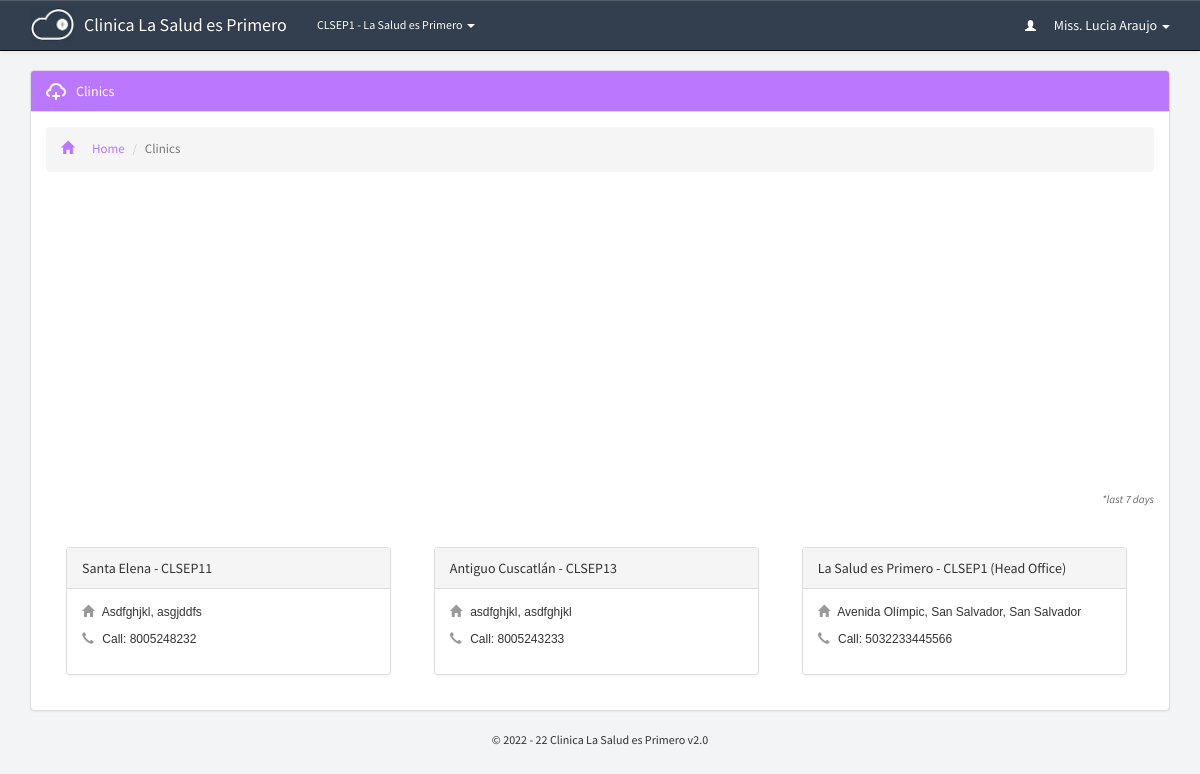
/clinics/index.php (signed in), run on the app's committed database.
### tables this page shows
CREATE TABLE `p_branches_dir` (
  `id` bigint(20) NOT NULL,
  `guardian` varchar(250) NOT NULL,
  `name` varchar(250) NOT NULL,
  `address` varchar(250) NOT NULL,
  `location` varchar(250) NOT NULL,
  `contact` varchar(250) NOT NULL,
  `type` varchar(250) NOT NULL,
  `last_update` datetime NOT NULL
);

CREATE TABLE `p_global_permissions` (
  `id` varchar(250) NOT NULL DEFAULT '',
  `portal_name` varchar(250) NOT NULL,
  `version` varchar(250) NOT NULL,
  `guardian_short_name` varchar(250) NOT NULL,
  `guardian_name` varchar(250) NOT NULL,
  `register_patient` varchar(20) NOT NULL,
  `prescribe_patient` varchar(20) NOT NULL,
  `patients_directory` varchar(20) NOT NULL,
  `pending_prescriptions` varchar(20) NOT NULL,
  `add_staff` varchar(20) NOT NULL,
  `staff_directory` varchar(20) NOT NULL,
  `my_porfile` varchar(20) NOT NULL,
  `staff_profile` varchar(20) NOT NULL,
  `add_branch` varchar(20) NOT NULL,
  `branches_directory` varchar(20) NOT NULL,
  `global_settings` varchar(20) NOT NULL,
  `introduce_medicine` varchar(20) NOT NULL,
  `update_stock` varchar(20) NOT NULL,
  `consumed_stock_local` varchar(20) NOT NULL,
  `consumed_stock_global` varchar(20) NOT NULL,
  `opening_time` varchar(250) NOT NULL,
  `closing_time` varchar(250) NOT NULL,
  `during_close_time` varchar(20) NOT NULL,
  `theme` varchar(250) NOT NULL,
  `timezone` varchar(250) NOT NULL,
  `charge_mode_a` varchar(250) NOT NULL,
  `charge_mode_b` varchar(250) NOT NULL,
  `charge_mode_c` varchar(250) NOT NULL,
  `charge_mode_d` varchar(250) NOT NULL,
  `access_level_6` varchar(250) NOT NULL,
  `access_level_5` varchar(250) NOT NULL,
  `access_level_4` varchar(250) NOT NULL,
  `access_level_3` varchar(250) NOT NULL,
  `access_level_2` varchar(250) NOT NULL,
  `access_level_1` varchar(250) NOT NULL,
  `mobile_number` varchar(250) NOT NULL,
  `address` varchar(250) NOT NULL,
  `sign_level` varchar(250) NOT NULL,
  `medicine_directory` varchar(250) NOT NULL,
  `medicine_profile` varchar(250) NOT NULL,
  `patient_contact` varchar(250) NOT NULL,
  `patient_address` varchar(250) NOT NULL,
  `patient_email` varchar(250) NOT NULL,
  `edit_patient` varchar(250) NOT NULL,
  `manage_patients` varchar(250) NOT NULL,
  `auto_refresh` varchar(250) NOT NULL,
  `currency` varchar(250) NOT NULL,
  `charge_mode_a_value` int(20) NOT NULL,
  `charge_mode_b_value` int(20) NOT NULL,
  `charge_mode_c_value` int(20) NOT NULL,
  `charge_mode_d_value` int(20) NOT NULL,
  `updated_by` varchar(255) NOT NULL,
  `last_update` datetime NOT NULL,
  `recent_hours` varchar(250) NOT NULL
);

### includes/libraries.php (called while the page is built, shortened)
<?php
	include "staff.php";
	include "medicine.php";
	include "branches.php";
function sns_header($title){
	require_once "../theme/htmlhead.php";
	require_once "../theme/header.php";
}
function sns_footer(){
	require_once "../theme/footer.php";
}
function show_recent_hours(){
	if(get_global('recent_hours') > 48):
		$total_hours = get_global('recent_hours');
		$total_hours = 3600 * $total_hours;
		$dtF = new \DateTime('@0');
		$dtT = new \DateTime("@$total_hours");
		return $dtF->diff($dtT)->format('%a days');
	else:
		return get_global('recent_hours').' hours';
	endif;
}
?>

### pre-includes/regular-functions.php (called while the page is built, shortened)
<?php
	$global_permission=mysqli_fetch_object(mysqli_query($con,"select * from p_global_permissions where id='1'"));
function get_global($query){
	global $con;
	$get_global=mysqli_fetch_object(mysqli_query($con,"select $query from p_global_permissions where id='1' "));
	return $get_global->$query;
}
function if_logged_in(){
	if(empty($_SESSION['id'])) {
		return false;
	}else if(empty($_SESSION['branch'])){
		return false;
	}else if(empty($_SESSION['session_id'])){
		return false;
	}else if(empty($_SESSION['access_level'])){
		return false;
	}else if(empty($_SESSION['unique_code'])){
		return false;
	}else {
		return true;
	}
}

### includes/staff.php (called while the page is built, shortened)
<?php
function staff_info($query,$id = NULL){
	global $con;
	if(!isset($id)){
		$id = $_SESSION['id'];
	}
	$call=mysqli_fetch_object(mysqli_query($con, "select * from p_staff_dir where id='$id'"));
	return $call->$query;
}
?>

### includes/branches.php (called while the page is built, shortened)
<?php
function branch_name($code){
	global $con;
	$call=mysqli_fetch_object(mysqli_query($con, "select * from p_branches_dir where id='$code'"));
	return $call->name;
}
?>

### pre-includes/all.php (called while the page is built, shortened)
<?php
include "db.php";
require_once "regular-functions.php";
?>

### includes/initiate.php (called while the page is built)
<?php
	require_once "../pre-includes/all.php";
	require_once "libraries.php";
?>

### clinics/index.php (the view, shortened to what this page needs)
<?php
	require_once "../includes/initiate.php";
	sns_header('Clinics');
?>
<div id="branch-directory" class="container page">
<div class="panel panel-default">
<div class="panel-heading theme-branches"><span class="inlineicon network-mini">Clinics</span></div>
<div class="panel-body">
<ol class="breadcrumb link-branches">
  <li><a href="../dashboard"><i class="glyphicon glyphicon-home"></i>Home</a></li>
  <li class="active">Clinics</li>
</ol>
    <div id="chart_div" style="width: 100%; height: 300px;" class="center-chart"></div>
    <div class="chart-note">*last <?php echo show_recent_hours();?></div>
    <br>
<?php
$sql=mysqli_query($con, "select * from p_branches_dir order by last_update desc limit 100")or die(mysqli_error());
while($clinics=mysqli_fetch_array($sql)){
?>
	<a class="nohover" href="profile.php?id=<?php echo $clinics['id']?>">
	<div class="panel panel-default profile-card profile-branch">
	  <div class="panel-heading _theme-branches">
	  	<?php echo substr($clinics['name'],0,30);?> - <?php echo "$global_permission->guardian_short_name"; echo $clinics['id']?> <?php if($clinics['type']=="Head Office"){echo" (Head Office)";}else{ echo "";}?>
	  </div>
	  <div class="panel-body">
		<p><i class="glyphicon glyphicon-home"></i> <?php echo substr($clinics['address'], 0,16);?>, <?php echo $clinics['location']?></p>
		<p><i class="glyphicon glyphicon-earphone"></i> Call: <?php echo $clinics['contact']?></p>
	  </div>
	</div>
	</a>
<?php }?>
<br>
</div>
</div>
</div>

### theme/header.php (shortened to what this page needs)
<link rel="stylesheet" href="//netdna.bootstrapcdn.com/bootstrap/3.0.3/css/bootstrap.min.css">
<link rel="stylesheet" href="../theme/css/bootstrap.min.css">
<link rel="stylesheet" href="../theme/css/bootstrap-theme.min.css">
<link rel="stylesheet" href="../theme/css/main.css">
</head>
<body>
<?php
  if( if_logged_in() == true ):
?>
<nav class="navbar navbar-default navbar-fixed-top navbar-inverse">
  <div class="container">
    <div class="navbar-header">
      <a class="navbar-brand" href="../dashboard">
        <div class="img-brand img-responsive"><img alt="Brand" src="../theme/images/mini-inline-logo-res.png" class="img-responsive img-brand"/></div>
        <div class="text"><?php echo get_global('portal_name');?></div>
      </a>
    </div>
    <div class="collapse navbar-collapse" id="bs-example-navbar-collapse-1">
      <ul class="nav navbar-nav">
       <li class="dropdown mini">
          <a href="#" class="dropdown-toggle" data-toggle="dropdown" role="button" aria-haspopup="true" aria-expanded="false"><?php echo get_global('guardian_short_name'); echo staff_info('branch');?> - <?php echo branch_name(staff_info('branch'));?> <span class="caret"></span></a>
        </li>
      </ul>
      <ul class="nav navbar-nav navbar-right">
       <li class="dropdown">
          <a href="#" class="dropdown-toggle" data-toggle="dropdown" role="button" aria-haspopup="true" aria-expanded="false"><i class="glyphicon glyphicon-user"></i> <?php echo staff_info("full_name");?> <span class="caret"></span></a>
        </li>
      </ul>
    </div>
  </div>
</nav>
<?php endif; ?>

### theme/css/main.css (style rules this page uses)
body,html { background:#F3F4F5;font-family:'Source Sans Pro',sans-serif }
p { font-family:"Helvatica",Arial,sans-serif }
.page.container { margin-top:70px }
.panel-body:before { -webkit-clip-path:polygon(0 0,100% 0,100% 56%,0 42%);clip-path:polygon(0 0,100% 0,100% 56%,0 42%);background-color:#e2e8ec!important }
.navbar-inverse { background:#333f4e!important;color:#fff }
.navbar-nav .mini { font-size:12px }
.navbar-inverse .navbar-brand,.navbar-default .navbar-brand,.navbar-inverse .navbar-nav>li>a,.navbar-default .navbar-nav>li>a { color:#fff!important }
.navbar-inverse .navbar-brand { padding-top:0 }
.navbar-inverse .img-brand { padding-top:0;margin-top:-4px;max-height:33px }
.navbar-inverse .navbar-brand .img-brand,.navbar-inverse .navbar-brand .text { display:inline-block!important }
.navbar-inverse .navbar-brand .text { padding-top:15px!important;margin-left:5px }
.navbar-nav .glyphicon { font-size:11px!important;padding-right:15px }
.theme-branches { background:#BA77FF!important;color:#fff!important }
.link-branches a { color:#BA77FF!important }
.breadcrumb i { padding-right:18px }
.panel-body li { list-style:none;padding:5px 0;font-size:13px;color:#333 }
.panel-default>.panel-heading { background-image:none }
.network-mini { background:url(../icons/network-mini.png) no-repeat 0 1px;padding-left:30px;background-size:20px auto }
.center-chart { margin:0 auto!important;width:100%;font-family:'Source Sans Pro',sans-serif!important }
.chart-note { text-align:right;font-size:11px;color:#666;font-style:italic }
.profile-branch { min-width:325px;margin:20px;display:inline-block }
.profile-branch p { font-size:12px }
a .profile-branch p { color:#333 }
a .profile-branch { text-decoration:none }
a .profile-branch i { color:#999;margin-right:5px }

### data on the page
p_branches_dir: name "La Salud es Primero", id "1", type "(Head Office)", address "Avenida Olímpic", location "San Salvador, San Salvador", contact "5032233445566"
p_branches_dir: name "Santa Elena", id "11", address "Asdfghjkl", location "asgjddfs", contact "8005248232"
p_global_permissions: guardian_short_name "CLSEP"
p_branches_dir: name "Antiguo Cuscatlán", id "13", address "asdfghjkl", location "asdfghjkl", contact "8005243233"

### other printed values
get_global('portal_name') "Clinica La Salud es Primero"
get_global('guardian_short_name') "CLSEP"
staff_info('branch') "1"
staff_info("full_name") "Miss. Lucia Araujo"
show_recent_hours() "7 days"
get_global('version') "2.0"
